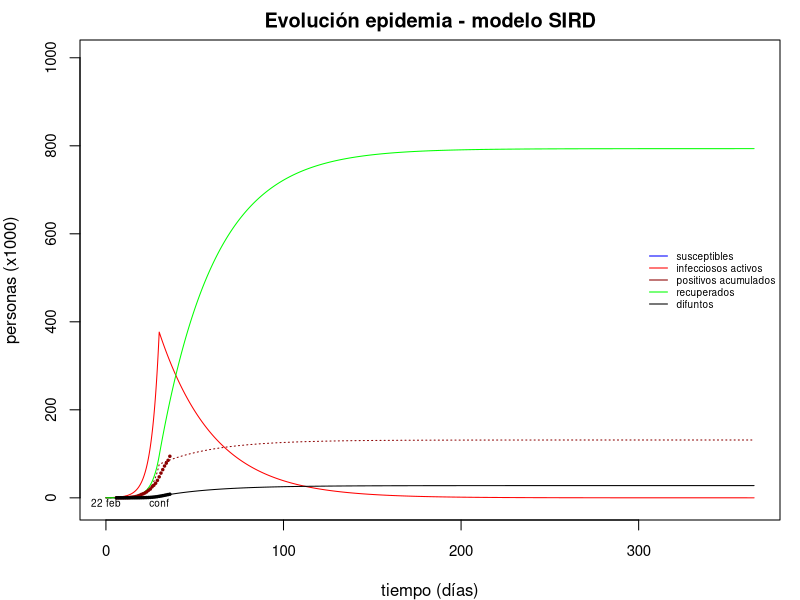

The R source for this figure:
# MODELO SIRD (modificado del de JMO)
# Usaremos una variante de modelo SIRD.
# S (susceptibles), 
# I (infecciosos), 
# R (recuperados) 
# D (difuntos) 
# C (casos detectados acumulados)
#
# tiempo en días y las demás variables en millares de personas.

library(deSolve) # para usar la funci?n "ode" 

# Paso 1: Sistemas de ecuaciones diferenciales en R
# Podemos resolver numericamente estos sistemas en R gracias a la función ode() del package deSolve
# Instalar con:
##  install.packages("deSolve")
# Se usa con la función with() function abajo:
sird_equations <- function(time, variables, parameters) {
  with(as.list(c(variables, parameters)), {
    dS <- -alpha(time) * I * S + gamma * R
    dI <-  alpha(time) * I * S - beta * I - delta*I
    dR <-  beta * I
    dD <-  delta * I
    dC <-  alpha(time) * I * S * q
    return(list(c(dS, dI, dR, dD, dC)))
  })
}

#PARÁMETROS
poblacion <- 47000 #en miles de individuos
p <- 0.50 #proporción inicial de susceptibles
q <- .16  #proporción de infecciosos que son detectados
S0 <- p*poblacion #susceptibles iniciales [miles]
I0 <- .3  #infecciosos iniciales [miles]
R0 <- 0   #recuperados iniciales [miles]
D0 <- 0   #difuntos inciales [miles]
C0 <- I0*q  #casos iniciales

time_first_data <- 6 #día equivalente al 2 de marzo (primer muerto)
time_confinement <- time_first_data + 24 #onset of alpha2, days after initial time=0
alpha1 <- 12.8e-6 #tasa capacidad de infeccion-transmision (/persona^2/dia)
alpha2 <- 1.3e-6 #alpha1/1.5
alpha <- function(time){if (time<time_confinement){alpha1} else{alpha2}} 
beta <- .06      #tasa diaria de recuperación de infectados (/día)
gamma <- 0e-3    #tasa diaria de recuperados que devienen susceptibles de nuevo (/día) 
delta <- 2.1e-3  #tasa diaria de muerte de un infeccioso (/día) 

parameters_values <- c(
  beta ,
  delta    
)

#valores iniciales de las variables en un vector:
initial_values <- c(S = S0, I = I0, R = R0, D = D0, C = C0)

#Tiempos en que calcular las variables
time_values <- seq(0, 365, by = .1) # los 30 primeros días,  paso intermedios de 0.1


#Resolver numericamente el sistema:
sird_values <- ode(
  y = initial_values,
  times = time_values,
  func = sird_equations,
  parms = parameters_values 
)


# Podemos ver los valores calculados:
sird_values
# Podremos usarlos posteriormente. 
# De momento coloqu?moslos en un data frame
# despu?s los podremos usar con la funci?n with()
sird_values <- as.data.frame(sird_values)
  
# Datos reales en España de coronavirus 
# dia 0: 1 de marzo 2020)

dia <- seq(0, 30, by = 1)
dia <- dia + time_first_data 

#Casos detectados en miles, de https:// ourworldindata.org/coronavirus#confirmed-covid-19-cases-by-country
casos <- c(.083,.114,.151,.200,.261,.374,.430,.589,1.204,1.639,2.140,3.004,4.231,5.753,7.753,9.191,11.178,13.716,17.147,19.980,24.926,28.572,33.089,39.673,47.610,56.188,64.059,72.248,78.797,
           85.195,94.417) 

#Muertes en miles, https://ourworldindata.org/coronavirus#confirmed-covid-19-deaths-by-country
dead <- c(0.000,0.000,0.000,0.001,0.003,0.005,0.009,
          0.019,0.028,0.036,0.050,0.084,0.121,0.136,0.288,
          0.309,0.491,0.598,0.767,1.002,1.326,1.720,2.182,
          2.696,3.434,4.089,4.858,5.690,6.528, 
          7.340, 8.189)
datos <- data.frame (dia,casos,dead)    
 
#modifiquemos los márgenes para permitir los dibujos (según pantalla)  
par(mar=c(4,4,2,1))
#gráfica general
with(sird_values, {
  plot(
    time, C, lty = 3, type = "l", col = "dark red",
    xlim = c(0,365), cex.axis=0.9,
    ylim = c(-10,1000),
    xlab = "tiempo (días)", 
    ylab = "personas (x1000)",
    main = "Evolución epidemia - modelo SIRD"
  )
  lines(time, I, col = "red")
  lines(time, D, col = "black")
  lines(time, R, col = "green")
  lines(time, S, col = "blue")
  #abline(a=50,b=0,col="blue")
  #abline(v=33.5,col="blue")
  text(time_confinement,-11,"conf",cex=0.6,col="black")
  text(0,-11,"22 feb",cex=0.6,col="black")
  #text(80,32,"aprox. 45,5 mil",cex=0.6,col="black")
  with(datos,points(dia, casos, pch = 20, cex=0.5,col = "dark red"))
  with(datos,points(dia, dead, pch = 20, cex=0.5,col = "black"))
})

#Leyenda:
legend("right", c("susceptibles", "infecciosos activos", "positivos acumulados", "recuperados","difuntos"),
  col = c( "blue", "red", "dark red", "green", "black"), cex=0.6, lty = 1, bty = "n")
